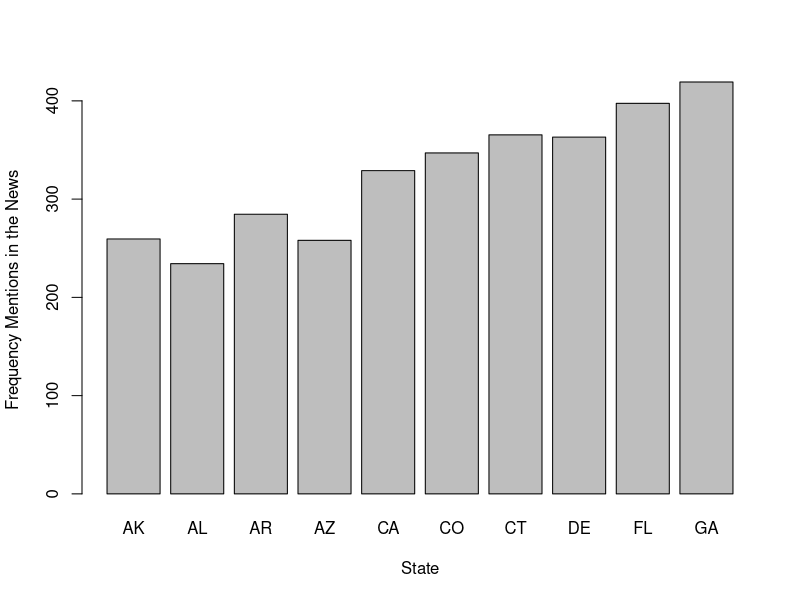
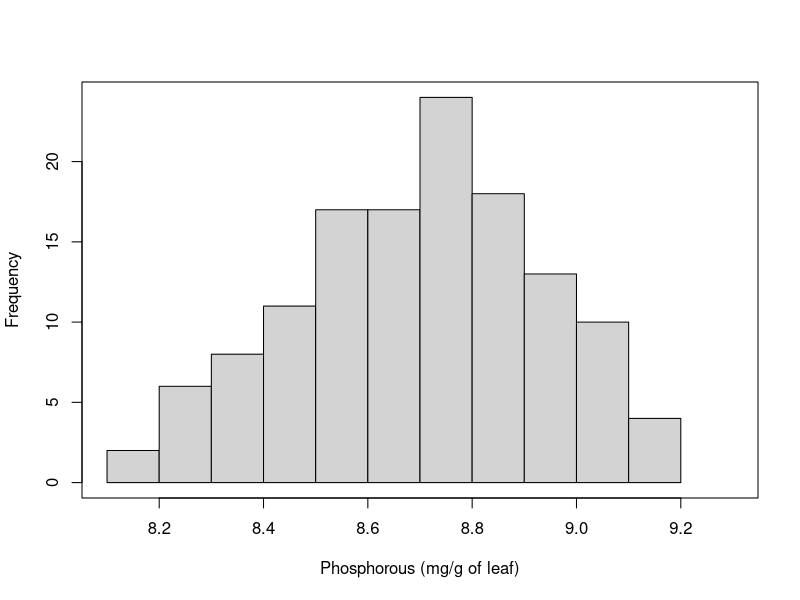
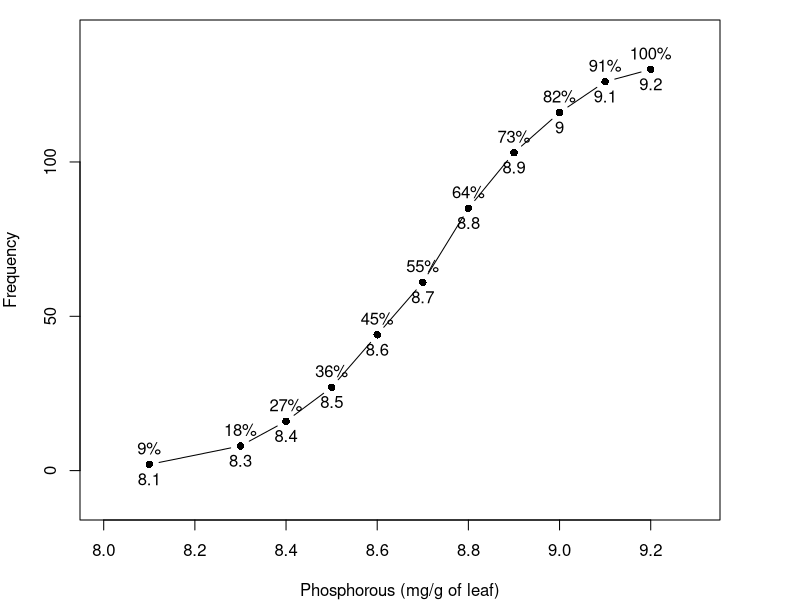
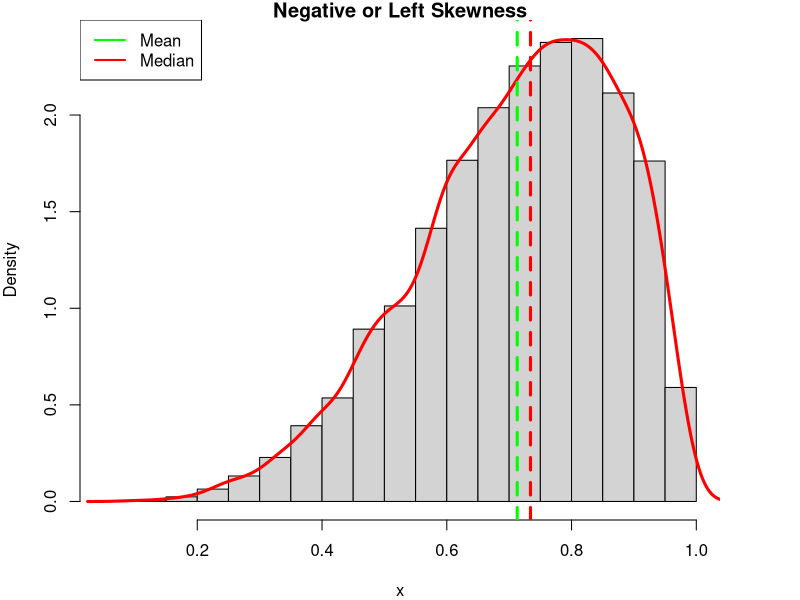
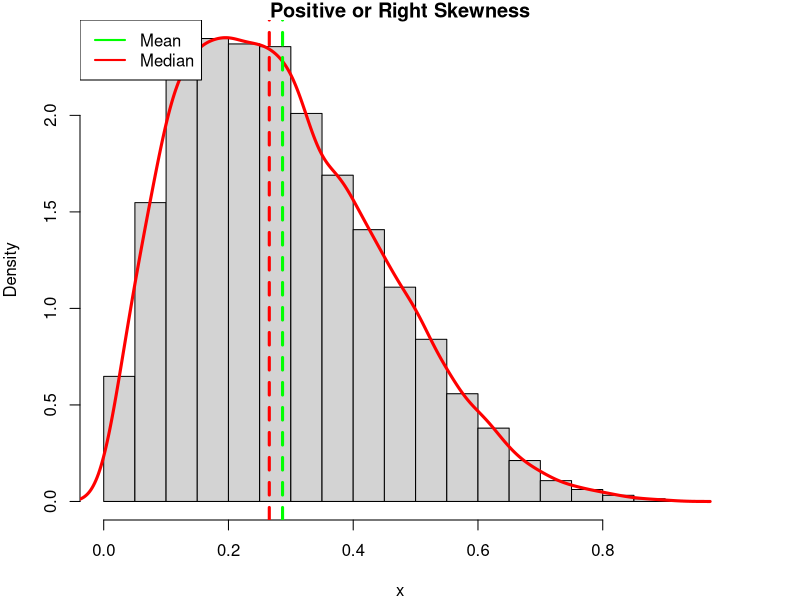
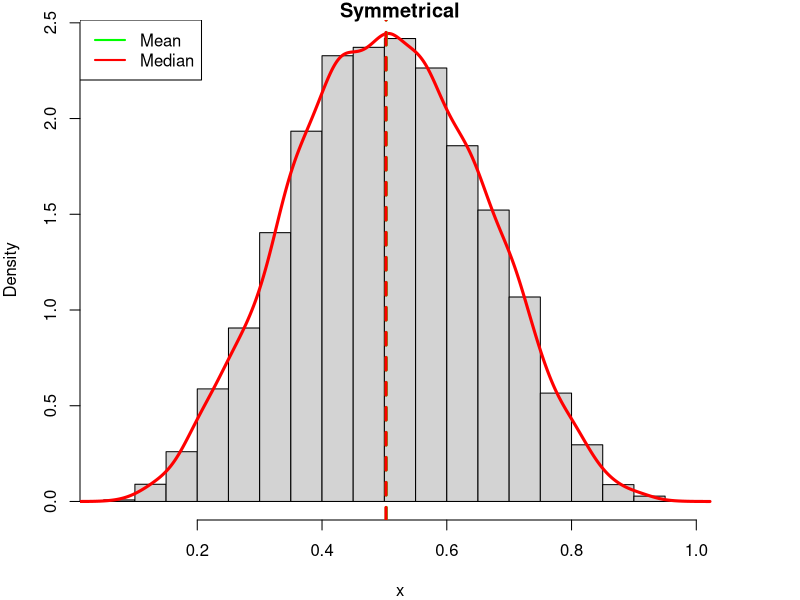
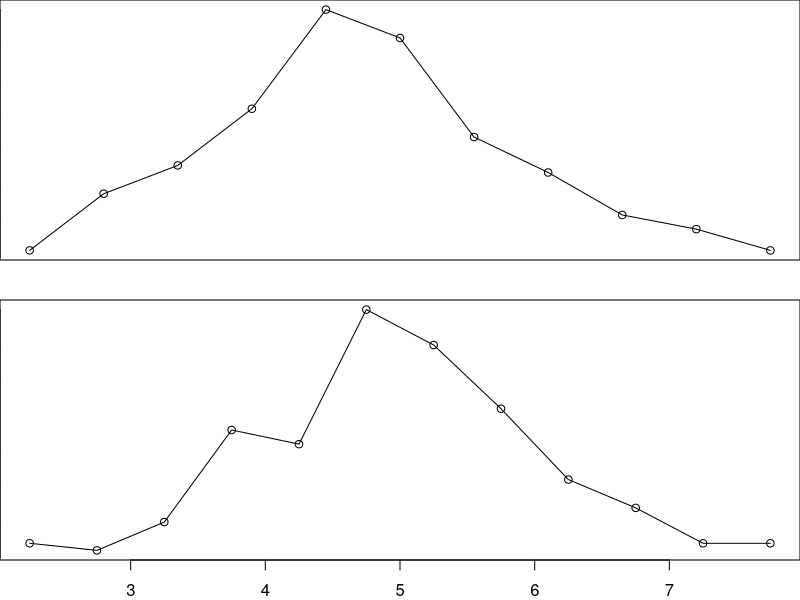
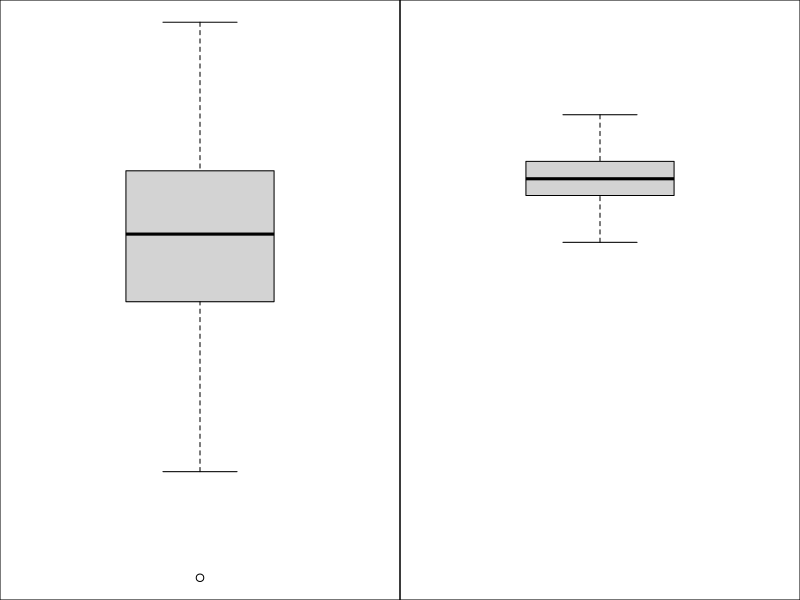

Generate these figures, in order, with R:
## ---- chunk 1
barplot(longley$GNP[1:10] ~ state.abb[1:10], xlab = 'State', ylab = 'Frequency Mentions in the News')
## ---- chunk 2
# Histogram for fig 2.2.3
par(mfrow = c(1,1)) # This tells R to put 1 row, 2 columns
stuff.to.plot <- c(rep(8.1,2), rep(8.3,6), rep(8.4,8), rep(8.5,11), rep(8.6,17), rep(8.7,17), rep(8.8,24), rep(8.9,18), rep(9.0,13), rep(9.1,10), rep(9.2,4))
hist(stuff.to.plot, 
     main = "", xlab = "Phosphorous (mg/g of leaf)", 
     xlim = c(8.1,9.3), freq = T)
box()
## ---- chunk 3
# Histogram for fig 2.2.3
par(mfrow = c(1,1), mar = c(4,4,1,4)) # This tells R to put 1 row, 2 columns
x <- c(8.1, 8.3, 8.4, 8.5, 8.6, 8.7, 8.8, 8.9, 9.0, 9.1, 9.2)
y <- c(2,8,16,27,44,61,85,103,116,126,130)
y2 <- y/130
plot(x,y, 
     main = "", 
     xlab = "Phosphorous (mg/g of leaf)", 
     ylab = "Frequency", 
     xlim = c(8.0,9.3), 
     ylim = c(-10,140), 
     type = 'b',
     pch=16,
     axes = F)
axis(side=2)
axis(side=1)

text(x = x, y = y, labels = paste0(round(seq(1,length(x))/length(x), 2)*100,'%'), pos = 3)
text(x = x, y = y, labels = x, pos = 1)
box()

## ---- chunk 4
x= rbeta(10000,5,2)
hist(x, main="Negative or Left Skewness", freq=FALSE)
lines(density(x), col='red', lwd=3)
abline(v = c(mean(x),median(x)),  col=c("green", "red"), lty=c(2,2), lwd=c(3, 3))
legend('topleft', legend = c('Mean', 'Median'), col = c('green', 'red'), lwd = c(2,2))
## ---- chunk 5
x= rbeta(10000,2,5)
hist(x, main="Positive or Right Skewness", freq=FALSE)
lines(density(x), col='red', lwd=3)
abline(v = c(mean(x),median(x)),  col=c("green", "red"), lty=c(2,2), lwd=c(3, 3))
legend('topleft', legend = c('Mean', 'Median'), col = c('green', 'red'), lwd = c(2,2))
## ---- chunk 6
x= rbeta(10000,5,5)
hist(x, main="Symmetrical", freq=FALSE)
lines(density(x), col='red', lwd=3)
abline(v = c(mean(x),median(x)),  col=c("green", "red"), lty=c(2,2), lwd=c(3, 3))
legend('topleft', legend = c('Mean', 'Median'), col = c('green', 'red'), lwd = c(2,2))
## ---- chunk 7
par(mfrow = c(2,1))
par(mar = c(2,0,0,0))
x= rnorm(n = 150,3,2)
x = hist(x, plot = F, xaxt = 'n')
plot(x$mids, x$counts, xlab = '', ylab = 'Frequency', xaxt = 'n')
lines(x$mids, x$counts)

x= rnorm(n = 150,5,1)
x = hist(x, plot = F)

plot(x$mids, x$counts, xlab = 'Midpoint', ylab = 'Frequency')
lines(x$mids, x$counts)
## ---- chunk 8
par(mfrow = c(1,2))
par(mar = rep(0,4))
a. <- rnorm(n = 150,3,4)
b. <- rnorm(n = 150,5,1)
boxplot(a., horizontal=F, xaxt = 'n', yaxt = 'n', ylim = range(c(a.,b.)))
boxplot(b., horizontal=F, xaxt = 'n', yaxt = 'n', ylim = range(c(a.,b.)))
## ---- chunk 9
library("vioplot")

par(mfrow=c(2,1), mar = c(4,4,1,1))
mu<-2
si<-0.6
bimodal<-c(rnorm(1000,-mu,si),rnorm(1000,mu,si))
uniform<-runif(2000,-4,4)
normal<-rnorm(2000,0,3)
vioplot(bimodal,uniform,normal)
boxplot(bimodal,uniform,normal)

## ---- chunk 10
# Histogram for fig 2.2.1 and 2.2.2
par(mfrow = c(1,2)) # This tells R to put 1 row, 2 columns
a. <- rnorm(n = 1000, mean = 50, sd = 15)
hist(a., main = "Large Deviation (from the mean)", xlab = "Score", xlim = c(0,100))
box()
abline(h = 0)
abline(v = quantile(a.), col = "red", lwd = 2)
text(labels = seq(1,4), 
     x = caTools::runmean(quantile(a.),2,endrule = 'trim'), 
     y = rep(median(x$counts), 4), col = "red")

b. <- rnorm(n = 1000, mean = 50, sd = 8)
hist(b., main = "Small Deviation (from the mean)", xlab = "Score", xlim = c(0,100))
box()
abline(h = 0)
abline(v = quantile(b.), col = "red", lwd = 2)

text(labels = seq(1,4), 
     x = caTools::runmean(quantile(b.),2,endrule = 'trim'), 
     y = rep(median(x$counts), 4), col = "red")
## ---- chunk 11
# Figures 30 and 31 (went out of order)
par(mfrow = c(1,2))
par(mar = rep(1,4))
xlim. <- c(-3.5,5.5)
plot(x = seq(xlim.[1],xlim.[2], length.out = 100), y = dnorm(seq(xlim.[1],xlim.[2],length.out = 100)), 
     xlab = "", ylab = "Y", type = "l", yaxt = 'n', xlim = xlim.,
     main = "Different Means, Identical SD")
lines(x = seq(xlim.[1],xlim.[2], length.out = 100) + 1, y = dnorm(seq(xlim.[1],xlim.[2],length.out = 100)), lwd = 2)
lines(x = seq(xlim.[1],xlim.[2], length.out = 100) + 2, y = dnorm(seq(xlim.[1],xlim.[2],length.out = 100)), lwd = 3)


xlim. <- c(-4,4)

plot(x = seq(xlim.[1],xlim.[2], length.out = 100), 
     y = dnorm(seq(xlim.[1],xlim.[2],length.out = 100), mean = 0, sd = 0.5), 
     xlab = "", ylab = NA, type = "l", yaxt = 'n', xlim = xlim.,
     main = "Same Mean, Different SD")

lines(x = seq(xlim.[1],xlim.[2], length.out = 100), 
      y = dnorm(seq(xlim.[1],xlim.[2],length.out = 100), mean = 0, sd = 1.5), 
      col = 'darkgray', lwd = 2)

labels <- c(expression(paste(mu,"-3",sigma)), expression(paste(mu,"-2",sigma)))

## ---- chunk 12
set.seed(3000)
xseq<-seq(-4,4,.01)
densities<-dnorm(xseq, 0,1)
cumulative<-pnorm(xseq, 0, 1)
randomdeviates<-rnorm(1000,0,1)
par(mfrow=c(1,2), mar=c(3,4,4,2))
plot(xseq, densities,xlab="", ylab="Density", type="l",lwd=2, cex=2, main="PDF of Standard Normal", cex.axis=.8)
plot(xseq, cumulative, xlab="", ylab="Cumulative Probability",type="l",lwd=2, cex=2, main="CDF of Standard Normal", cex.axis=.8)
## ---- chunk 13
set.seed(3000)
xseq<-seq(-4,4,.01)
densities<-dnorm(xseq, 0,1)
cumulative<-pnorm(xseq, 0, 1)
randomdeviates<-rnorm(1000,0,1)
plot(xseq, densities,xlab="", ylab="Density", type="l",lwd=2, cex=2, main="PDF of Standard Normal", cex.axis=.8)
abline(v = c(0,1), lwd = 2)
## ---- chunk 14
library(knitr)
vals <- rnorm(10)

dt <- data.frame(mean = mean(vals),
                 sd = sd(vals))
dt <- print(round(dt,3))

dt <- data.frame(observation = vals,
                 centered.obs = vals - mean(vals),
                 scaled.centered.osb = (vals - mean(vals))/sd(vals),
                 Prob.get.less = pnorm((vals - mean(vals))/sd(vals)),
                 Prob.get.more = 1 - pnorm((vals - mean(vals))/sd(vals)))
dt <- round(dt,3)
names(dt) <- c('Obs', 
               'Centered Obs (difference between the value and the mean)', 
               'Scaled Centered Obs (Centered value divided by standard deviation, Z-score)', 
               'Prob (obs < Z)', '1-Prob (Obs > Z)')
knitr::kable(dt)


## ---- chunk 15
par(mfrow = c(1,1)) # This tells R to put 1 row, 1 columns
plot(x = seq(-4,4, length.out = 100), 
     y = dnorm(seq(-4,4,length.out = 100)), ylab = "", type = "l", yaxt = 'n', xlab = "Quantile", lwd = 2)
abline(v = c(-1.96, 1.96), lwd = 2, col = "green")
abline(v = c(-2.58, 2.58), lwd = 2, col = "blue")
abline(v = c(-3.29, 3.29), lwd = 2, col = "red")

#x axis labels and percentages need to be added 
## ---- chunk 16
par(mfrow = c(1,1), mar = c(4,4,1,4))  

y <- round(c(-0.2762588, -0.1360962,  1.0356247,  0.6471835,  0.2600352,  1.5552141),2)
x <- seq(1, length(y))
y <- y - mean(y)
plot(x,y, 
     main = "", xlab = "Sample from Lecturer in my Department", 
     ylab = "Deviation", 
     pch=16, type = 'h')
points(x,y, pch = 20)
abline(h = 0)

## ---- chunk 17

y <- round(c(-0.2762588, -0.1360962,  1.0356247,  0.6471835,  0.2600352,  1.5552141),2)
x <- seq(1, length(y))
y <- y - mean(y)

## ---- chunk 18
tree.ht <- c(2,4,9,3,5,1,2,12,8,10)
candidate.mean <- seq(min(tree.ht), max(tree.ht), length.out = 300)
SS.est <- c()
for (j in 1:length(candidate.mean))
  
  SS.est[j] <- sum((tree.ht - candidate.mean[j])^2)

plot(candidate.mean, SS.est, type = 'n')
lines(candidate.mean, SS.est, lwd = 2 )
legend(legend = paste("Mean of tree height: ",round(mean(tree.ht),2)),'topleft',bty = 'n')
abline(v = mean(tree.ht), lwd = 2)
## ---- chunk 19
DieOutcome <- sample(1:6,10000, replace= TRUE)
hist(DieOutcome, col ="light blue")
abline(v=3.5, col = "red",lty=1)

## ---- chunk 20
x10 <- c()
k =10000
for ( i in 1:k) {
  x10[i] = mean(sample(1:6,10, replace = TRUE))}
hist(x10, col ="pink", main="Sample size =10",xlab ="Outcome of die roll")
abline(v = mean(x10), col = "Red")
abline(v = 3.5, col = "blue")

## ---- chunk 21
x30 <- c()
x100 <- c()
x1000 <- c()
k =10000
for ( i in 1:k){
  x30[i] = mean(sample(1:6,30, replace = TRUE))
  x100[i] = mean(sample(1:6,100, replace = TRUE))
  x1000[i] = mean(sample(1:6,1000, replace = TRUE))
}
par(mfrow=c(1,3))
hist(x30, col ="green",main="n=30",xlab ="die roll")
abline(v = mean(x30), col = "blue")

hist(x100, col ="light blue", main="n=100",xlab ="die roll")
abline(v = mean(x100), col = "red")

hist(x1000, col ="orange",main="n=1000",xlab ="die roll")
abline(v = mean(x1000), col = "red")

## ---- chunk 22
x <- c()
k =10000  
for ( i in 1:k) {  
  x[i] = mean(sample(0:1,100, replace = TRUE))}  
hist(x, col ="light green", main="Sample size = 100",xlab ="flipping coin ")  
abline(v = mean(x), col = "red")
## ---- chunk 23
par(mfrow = c(1,1)) # This tells R to put 1 row, 1 columns
plot(x = seq(-3,3, length.out = 100), 
     y = dnorm(seq(-3,3,length.out = 100)), ylab = "", type = "l", yaxt = 'n', xlab = "Quantile")
abline(v = c(-1.96, 1.96), lwd = 2)
#x axis labels and percentages need to be added 
## ---- chunk 24
par(mfrow = c(1,1)) # This tells R to put 1 row, 1 columns
plot(x = seq(-4,4, length.out = 100), y = dnorm(seq(-4,4,length.out = 100)), xlab = "Z", ylab = NA, type = "l", yaxt = 'n', xaxt = 'n')
abline(v = 1.96)

## ---- chunk 25
par(mfrow = c(4,4)) # This tells R to put 1 row, 1 columns
par(mar = rep(0,4))
par(oma = rep(0,4))

for (j in 1:16) {
  
  xp <- c(seq(-4,4,by = 0.01))
  yp <- dnorm(xp)
  plot(xp, yp, type = "l", yaxt = 'n', xaxt = 'n',xlab ="",ylab = "")
  
  xp <- c(seq(-4,seq(0,1.99,length.out = 16)[j],by = 0.1))
  yp <- c(dnorm(xp), rep(0,c(length(xp))))
  xp <- c(xp, rev(xp))

  polygon(x = xp, y = yp, col = 'steelblue')  
  
  legend("topleft", 
         paste0('z =',round(max(xp),2)),
         bty = 'n')  
    legend("topright", 
         paste0('Area =',round(pnorm(max(xp)),2)),
         bty = 'n')  
  abline(v = 0, lwd = 2)
}

## ---- chunk 26
par(mfrow = c(1,1)) # This tells R to put 1 row, 1 columns
plot(x = seq(-4,4, length.out = 100), y = dnorm(seq(-4,4,length.out = 100)), xlab = "Z", ylab = "Y", type = "l", yaxt = 'n')
abline(v = -1.96)
abline(v = 1.96)
#Needs "-1.96", "1.45", and "1.96" arrows on x axis 
## ---- chunk 27
par(mfrow = c(1,1)) # This tells R to put 1 row, 1 columns
plot(x = seq(-4,4, length.out = 100), y = dnorm(seq(-4,4,length.out = 100)), xlab = "Z", ylab = "Y", type = "l", yaxt = 'n')
abline(v = -1.96)
abline(v = 1.96)
#Needs "-1.96", "1.45", and "1.96" arrows on x axis 
## ---- chunk 28
par(mfrow = c(2,1), mar=c(4,4,1,1)) 
plot(x = seq(-4,4, length.out = 100), y = dnorm(seq(-4,4,length.out = 100)), xlab = "Z (a)", ylab = "Y", type = "l", yaxt = 'n')
abline(v = -1.96)
abline(v = 1.96)
#Needs "-1.96", "1.45", and "1.96" arrows on x axis 


plot(x = seq(-4,4, length.out = 100), y = dnorm(seq(-4,4,length.out = 100)), xlab = "Z (b)", ylab = "Y", type = "l", yaxt = 'n')
abline(v = -1.645)

#Needs "-1.645" 
## ---- chunk 29
# Histogram for fig 4.8.1
par(mfrow = c(1,1)) # This tells R to put 1 row, 1 columns

plot(x = seq(-4,4, length.out = 100), y = dnorm(seq(-4,4,length.out = 100)), xlab = "Z", ylab = "Y", type = "l", yaxt = 'n')
abline(v = c(1.96,-1.96))
#Needs "-1.96", "1.45", and "1.96" arrows on x axis 
## ---- chunk 30
# Histogram for fig 4.8.1
par(mfrow = c(2,1), mar=c(4,4,1,1)) # This tells R to put 1 row, 1 columns

plot(x = seq(-4,4, length.out = 100), y = dnorm(seq(-4,4,length.out = 100)), xlab = "(a)", ylab = "Y", type = "l", yaxt = 'n', xlim = c(-4,6))
abline(v = c(1.96,-1.96))
#Needs arrows on x axis

plot(x = seq(-3,5, length.out = 100), y = dnorm(seq(-4,4,length.out = 100)), xlab = "(c)", ylab = "Y", type = "l", yaxt = 'n', xlim = c(-4,6))
abline(v = c(1.96,-1.96))

## ---- chunk 31
# Histogram for fig 4.8.1
par(mfrow = c(2,1), mar=c(4,4,1,1)) # This tells R to put 1 row, 1 columns

plot(x = seq(-4,4, length.out = 100), y = dnorm(seq(-4,4,length.out = 100)), xlab = "(a)", ylab = "Y", type = "l", yaxt = 'n', xlim = c(-4,6))
abline(v = c(1.96,-1.96))
#Needs arrows on x axis

plot(x = seq(-2,6, length.out = 100), y = dnorm(seq(-4,4,length.out = 100)), xlab = "(c)", ylab = "Y", type = "l", yaxt = 'n', xlim = c(-4,6))
abline(v = c(1.96,-1.96))

## ---- chunk 32
library(MASS)
out <- as.data.frame(mvrnorm(100, mu = c(0,0), 
                             Sigma = matrix(c(1,0.56,0.56,1), ncol = 2), 
                             empirical = TRUE))

out$V1.s <- (out$V1 - min(out$V1))*10+10 #x
out$V2.s <- (out$V2 - min(out$V2))*20+30 #y

plot(out$V1.s,out$V2.s, pch = 16, xlab = "x.val", ylab = "y.val", xlim = c(10,60), main = "Positive Relationship")
line <- lm(out$V2.s~out$V1.s)
sum <- summary(line)
slope <- sum$coefficients[2,1]
b <- sum$coefficients[1,1]
curve(slope*x+b, from = 10, to = 60, add = T, lwd = 2)


## ---- chunk 33
library(MASS)
out <- as.data.frame(mvrnorm(100, mu = c(0,0), 
                             Sigma = matrix(c(1,-0.56,-0.56,1), ncol = 2), 
                             empirical = TRUE))

out$V1.s <- (out$V1 - min(out$V1))*10+10 #x
out$V2.s <- (out$V2 - min(out$V2))*20+30 #y

plot(out$V1.s,out$V2.s, pch = 16, xlab = "x.val", ylab = "y.val", xlim = c(10,60), main = "Negative Relationship")
line <- lm(out$V2.s~out$V1.s)
sum <- summary(line)
slope <- sum$coefficients[2,1]
b <- sum$coefficients[1,1]
curve(slope*x+b, from = 10, to = 60, add = T, lwd = 2)


## ---- chunk 34
par(mfrow = c(1,1))  
x <- rnorm(100, 50, 35)
y <- rnorm(100, 0, 55)
plot(x,y, xlim = c(0,100), pch = 16, xlab = "x.val", ylab = "y.val")
line <- lm(y~x)
sum <- summary(line)
slope <- sum$coefficients[2,1]
b <- sum$coefficients[1,1]
curve(slope*x+b, from = min(x), to = max(x), add = T)
box()

## ---- chunk 35
par(mfrow = c(1,1), mar = c(4,4,1,4)) # This tells R to put 1 row, 2 columns
x <- c(1,2,3,4,5,1,2,3,4,5)
y <- c(5,3,3,6,8,8,9,10,13,14)

plot(x,y, main = "", xlab = "", ylab = NA, xlim = c(1,5), ylim = c(0,12), pch=16, type = 'n')
points(x[1:5],y[1:5], main = "", xlab = "Participant", ylab = NA, xlim = c(0,6), ylim = c(0,20), 
       pch=16, col = "blue", cex = 1.5)
abline(h = c(5.5, 11)[1])
segments(x[1:5],y[1:5],x[1:5],rep(5.5,5))
points(x[1:5],y[1:5], main = "", xlab = "", ylab = NA, 
       pch=16, col = "blue", cex = 1.5)
legend('topleft', legend = "Residual value of advertisements watched", bty = 'n')
## ---- chunk 36
par(mfrow = c(1,1), mar = c(4,4,1,4)) # This tells R to put 1 row, 2 columns
x <- c(1,2,3,4,5,1,2,3,4,5)
y <- c(5,3,3,6,8,8,9,10,13,14)
plot(x,y, main = "", xlab = "Participant", ylab = NA, xlim = c(1,5), ylim = c(5,15), pch=16, type = 'n')

points(x[6:10],y[6:10], main = "", xlab = "Participant", ylab = NA, xlim = c(0,6), ylim = c(0,20), 
       pch=16, col = "orangered2", cex = 1.5)
abline(h = c(5.5, 11)[2])
segments(x[6:10],y[6:10],x[6:10],rep(11,5))

points(x[6:10],y[6:10], main = "", xlab = "Participant", ylab = NA, xlim = c(0,6), ylim = c(0,20), 
       pch=16, col = "orangered2", cex = 1.5)
legend('topleft', legend = "Residual value of packets bought", bty = 'n')
